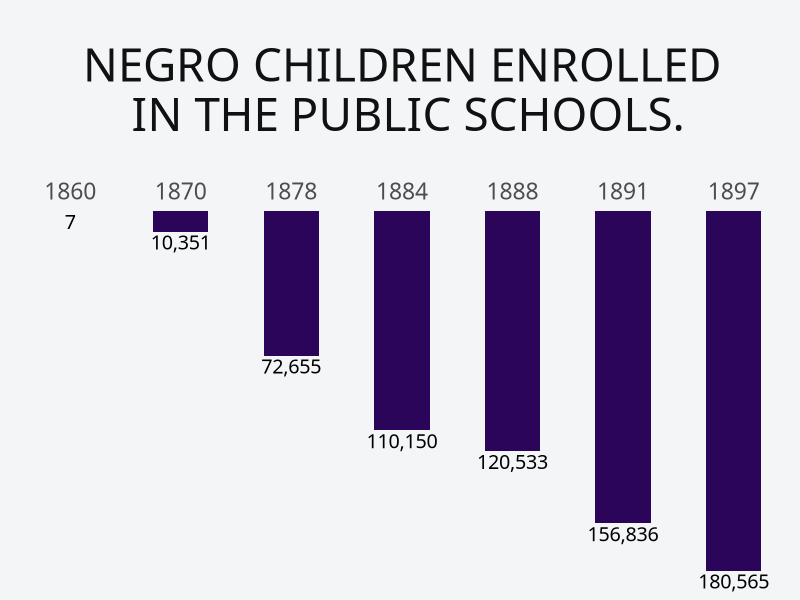
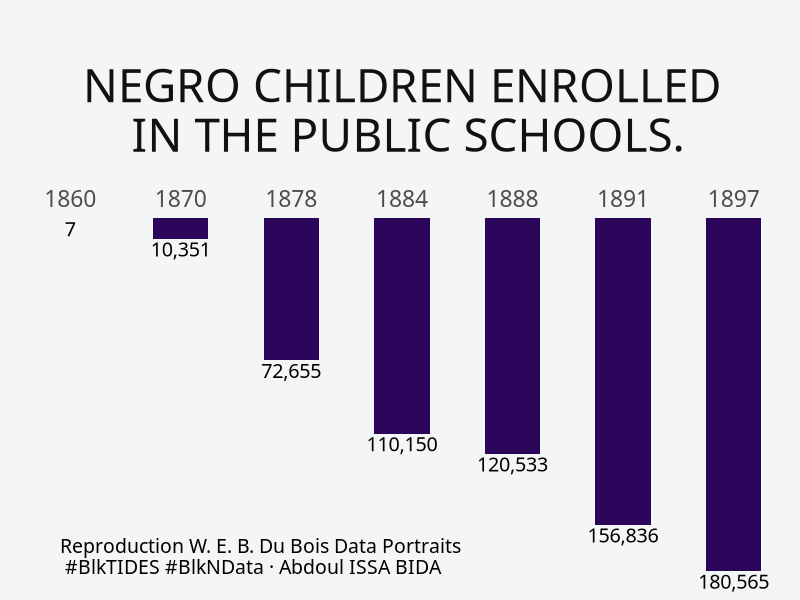
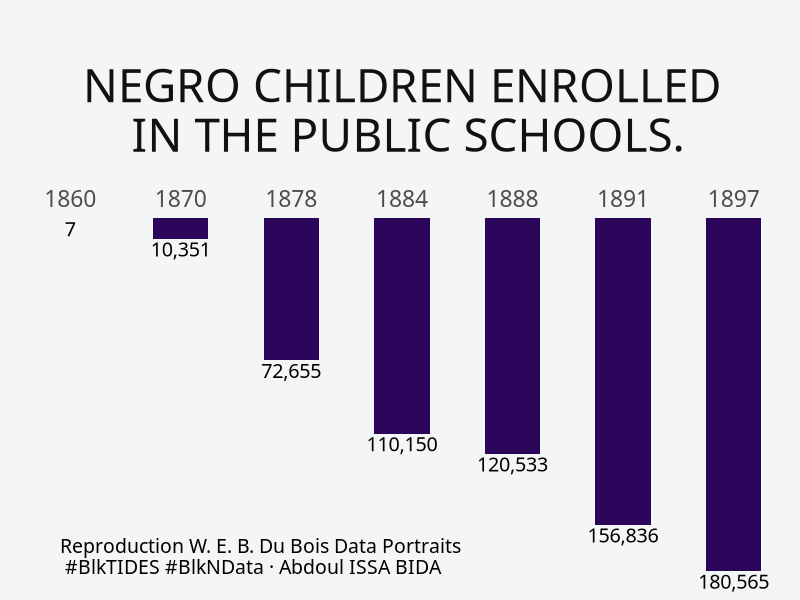

These figures' R source, in order: (Note: this script raises an error after producing the figures.)
# Load libraries ----------------------------------------------------------
library(tidyverse)
library(cowplot)
# Data Reading and Wrangling ----------------------------------------------
# Not Classic Tidytuesday
df <- tibble(
  year = c("1860", "1870", "1878", "1884", "1888", "1891", "1897"), 
  number = c(7, 10351, 72655, 110150, 120533, 156836, 180565)
)

# Graphic -----------------------------------------------------------------

caption <- "Reproduction W. E. B. Du Bois Data Portraits \n #BlkTIDES #BlkNData · Abdoul ISSA BIDA"
(plot <- df %>% 
  ggplot(aes(x = year)) +
  geom_bar(aes( y = -number), stat = "identity", width = 0.5, fill = "#2B055A") + 
  geom_text(aes(y = -(number + 5500), label = scales::comma(number)), family = "Gotham Bold", size = 5) + 
  scale_x_discrete(position = "top") + 
  scale_y_continuous(
    expand = expansion(mult = c(.05,0.0125))
  ) + 
  labs(title = "NEGRO CHILDREN ENROLLED\n IN THE PUBLIC SCHOOLS.") +
    
  theme(
    text = element_text(color = "#111111"),
    axis.text = element_text(family = "Gotham Bold", size = rel(1.5)),
    plot.title = element_text(family = "Gotham Bold",hjust = .5, size = rel(3), margin = margin(b = 25)),
    axis.text.y = element_blank(),
    axis.title = element_blank(), 
    axis.ticks = element_blank(),
    panel.grid = element_blank(),
    
    panel.background = element_rect(fill = "#F3F5F7", color = NA),
    plot.background = element_rect(fill = "#F3F5F7", color = NA),
    plot.margin = margin(t = 35)
  )
)

ggdraw(plot) + 
  draw_label(x = .075, y = .075, label = caption, hjust = 0, fontfamily= "Gotham Bold" ) + 
  theme(
    plot.background = element_rect(fill = "#F3F5F7", color = NA), 
    plot.margin = margin(t = 15)
  )

# Saving ------------------------------------------------------------------
path <- here::here("2021_w47", "tidytuesday_2021_w47")
ggsave(filename = glue::glue("{path}.pdf"), width = 12, height = 12.5, device = cairo_pdf)

pdftools::pdf_convert(
  pdf = glue::glue("{path}.pdf"),
  filenames = glue::glue("{path}.png"),
  dpi = 320
)
